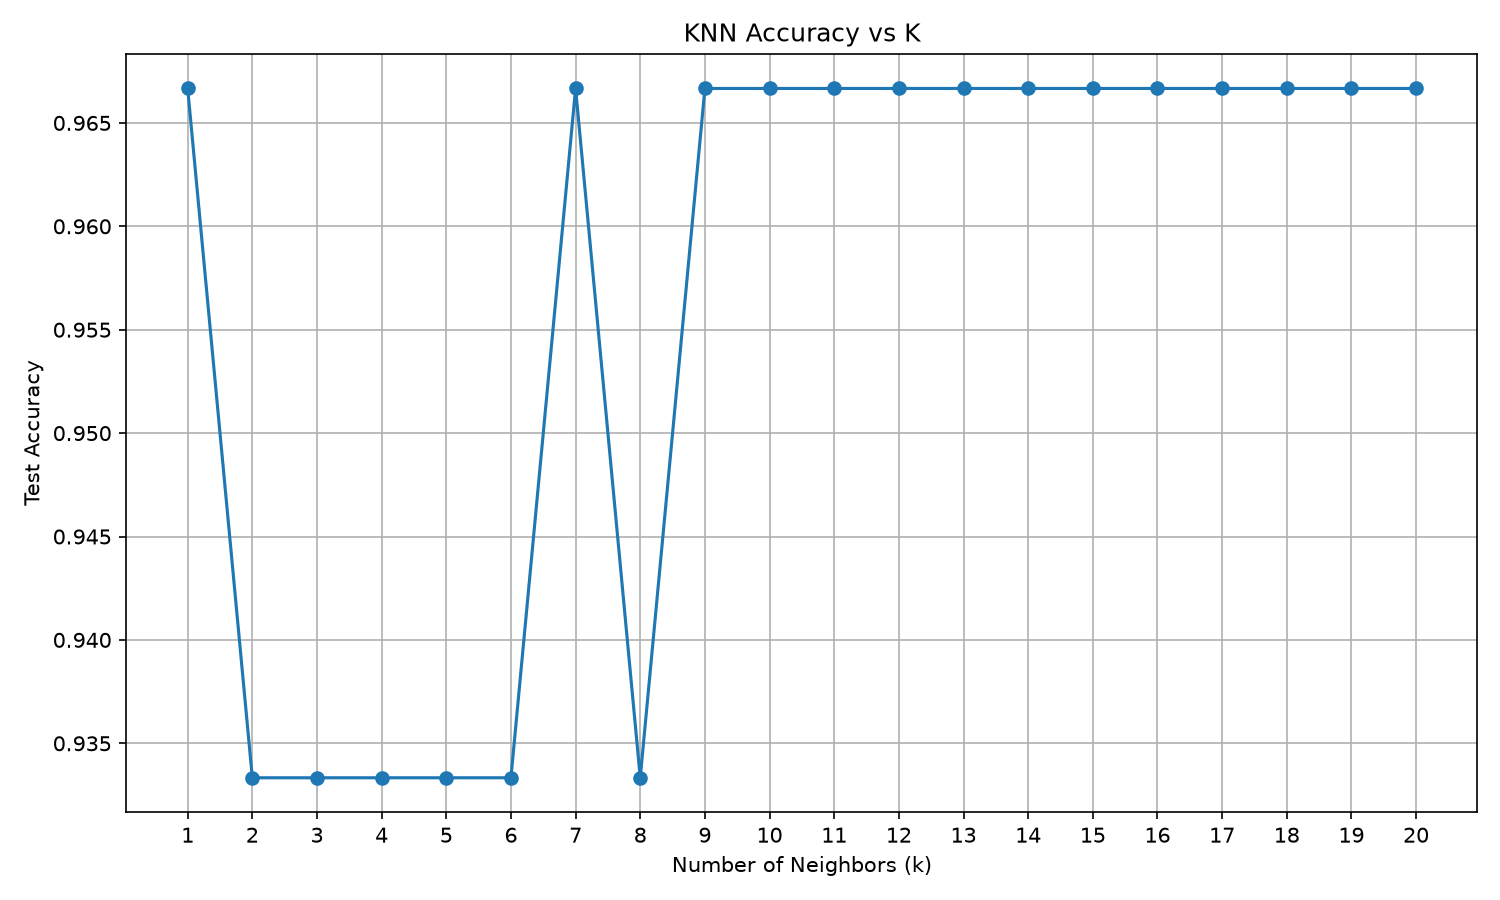

The Python source for this figure:
import numpy as np
import pandas as pd
import matplotlib.pyplot as plt

from sklearn.datasets import load_iris
from sklearn.model_selection import train_test_split
from sklearn.neighbors import KNeighborsClassifier
from sklearn.preprocessing import StandardScaler


def k_sweep_analysis(X_train, X_test, y_train, y_test):
    """
    Train KNN models for k values from 1 to 20
    and return their accuracy scores.
    """
    results = []

    for k in range(1, 21):
        model = KNeighborsClassifier(n_neighbors=k)
        model.fit(X_train, y_train)

        accuracy = model.score(X_test, y_test)

        results.append({
            "k": k,
            "accuracy": accuracy
        })

    return pd.DataFrame(results)


def plot_k_sweep(results):
    """Plot K value against test accuracy."""
    plt.figure(figsize=(10, 6))

    plt.plot(
        results["k"],
        results["accuracy"],
        marker="o"
    )

    plt.xlabel("Number of Neighbors (k)")
    plt.ylabel("Test Accuracy")
    plt.title("KNN Accuracy vs K")
    plt.xticks(range(1, 21))
    plt.grid(True)

    plt.tight_layout()
    plt.savefig("Day21/Task2/knn_k_sweep.png", dpi=150)
    plt.show()


def main():
    # Load Iris dataset
    iris = load_iris()

    X = iris.data
    y = iris.target

    # Split data
    X_train, X_test, y_train, y_test = train_test_split(
        X,
        y,
        test_size=0.2,
        random_state=42,
        stratify=y
    )

    # Scale features because KNN is distance-based
    scaler = StandardScaler()

    X_train_scaled = scaler.fit_transform(X_train)
    X_test_scaled = scaler.transform(X_test)

    # Run k sweep
    results = k_sweep_analysis(
        X_train_scaled,
        X_test_scaled,
        y_train,
        y_test
    )

    print("KNN K-Sweep Analysis")
    print("=" * 50)

    print(results.to_string(index=False))

    # Find best k
    best_row = results.loc[results["accuracy"].idxmax()]

    print("\nBest K:")
    print(f"k = {int(best_row['k'])}")

    print(f"Accuracy = {best_row['accuracy']:.4f}")

    # Plot
    plot_k_sweep(results)


if __name__ == "__main__":
    main()
